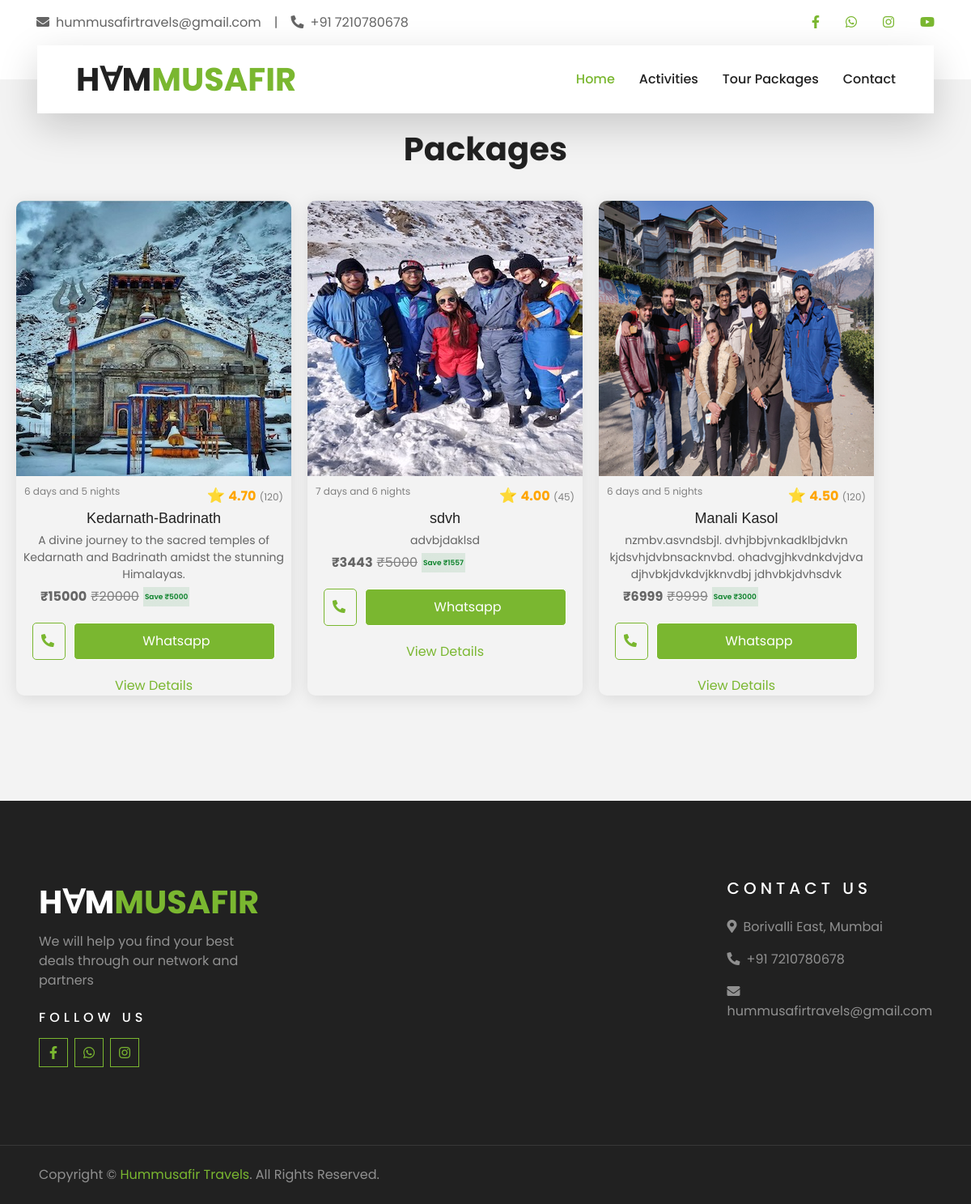
Page /packages/ on the committed database.
### homepage/models.py (models this page shows, shortened)
class TravelPackage(models.Model):
    name = models.CharField(max_length=255)  # Heading for the travel package
    price = models.IntegerField(default=0)
    actual_price = models.IntegerField(default=0)
    description = models.TextField()  # Detailed description of the package
    review_rating = models.DecimalField(max_digits=3, decimal_places=2, default=0)  # Average rating from reviews
    reviews_count = models.IntegerField(default=0)
    days=models.IntegerField(default=0)# Number of reviews
    image = models.ImageField(upload_to='packages/')  # Optional image for the package
    activities = models.ManyToManyField(Activity, related_name='travel_packages',blank=True)  # Related activities
    def get_packagedays(self):
        return self.days+1
    def saved_amount(self):
        return self.actual_price-self.price

### homepage/views.py (the view)
# urls.py: path('packages/', views.packages_list, name='packages_list'),
def packages_list(request):
    packages = TravelPackage.objects.all()
    context = {'packages': packages}
    return render(request, 'home/packages_list.html', context)

### templates/home/packages_list.html (shortened to what this page needs)
{% extends 'base.html' %}
{% block content %}
<div class="text-center mb-3 pb-3">
    <h1>Packages</h1>
</div>
<div class="packages-list">
        {% for package in packages %}
            <div class="package-card">
                {% if package.image %}
                    <img class="package_image" src="{{ package.image.url }}" alt="{{ package.name }}">
                {% endif %}
                <div>
                    <div class="package-info">
                      <span class="package_days">{{ package.get_packagedays }} days and {{ package.days }} nights</span>
                        <span class="package_ratings">
                        <span class="rating-stars">⭐️</span>
                        <span class="review-rating">{{ package.review_rating }}</span>
                        <span class="review-count">({{ package.reviews_count }})</span>
                      </span>
                    </div>
                    <h6 class="package_title">{{ package.name }}</h6>
                    <p class="package_description">{{ package.description|truncatewords:20 }}</p>
                    <div class="price-container">
                      <span class="price">₹{{ package.price }}</span>
                      <span class="actual-price"><s>₹{{ package.actual_price }}</s></span>
                        <span class="saved_price"> Save ₹{{ package.saved_amount }}</span>
                    </div>
                    <div class="contact_card">
                            <a href="tel:+91 7210780678"><i class="fa fa-phone-alt mr-2" style ="color:#7AB730;"></i></a>
                            <a href="https://wa.me/+919152336755?text=Thanks%20for%20showing%20interest%20in%20our%20{{package.name}}%20package.%20Our%20Team%20will%20shortly%20contact%20you." class="card_wa" style="background-color:#7AB730 ;">Whatsapp</a>
                    </div>
                    <a href="{% url 'travel_package_detail' pk=package.id %}">View Details</a>
                </div>
            </div>
        {% empty %}
        <p>No travel packages available at the moment.</p>
    {% endfor %}
</div>
{% endblock %}

### rows in the picture
TravelPackage: image (picture), get_packagedays "6", days "5", review_rating "4.70", reviews_count "120", name "Kedarnath-Badrinath", description "A divine journey to the sacred temples of Kedarnath and Badrinath amidst the stunning Himalayas.", price "15000", actual_price "20000", saved_amount "5000"
TravelPackage: image (picture), get_packagedays "7", days "6", review_rating "4.00", reviews_count "45", name "sdvh", description "advbjdaklsd", price "3443", actual_price "5000", saved_amount "1557"
TravelPackage: image (picture), get_packagedays "6", days "5", review_rating "4.50", reviews_count "120", name "Manali Kasol", description "nzmbv.asvndsbjl. dvhjbbjvnkadklbjdvkn kjdsvhjdvbnsacknvbd. ohadvgjhkvdnkdvjdva djhvbkjdvkdvjkknvdbj jdhvbkjdvhsdvk", price "6999", actual_price "9999", saved_amount "3000"
